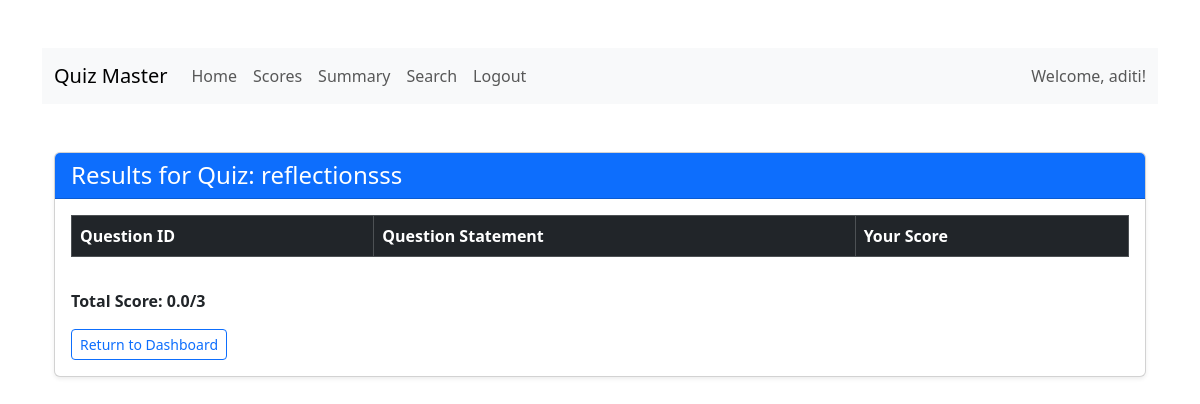
Page /dashboard/user/1/1/results on the committed database.
### models/user.py (models this page shows)
class User(db.Model,UserMixin):
    id = db.Column(db.Integer, primary_key=True, autoincrement=True)
    email = db.Column(db.String(150), unique=True, nullable=False)
    password = db.Column(db.String(150), nullable=False)
    fullname = db.Column(db.String(150), nullable=False)
    qualification = db.Column(db.String(150))
    dob = db.Column(db.Date)
    role=db.Column(db.String(150),nullable=False,default="user")

### models/quiz.py (models this page shows)
class Quiz(db.Model):
    id = db.Column(db.Integer, primary_key=True)
    chapter_id = db.Column(db.Integer, db.ForeignKey('chapter.id'), nullable=False)
    quizdate = db.Column(db.Date)
    quizduration = db.Column(db.Time)
    quizname=db.Column(db.String(150), nullable=False,unique=True)
    questions = db.relationship('Question', backref='quiz', lazy=True)
    @hybrid_property
    def noofquestions(self):
        return len(self.questions)

### models/score.py (models this page shows)
class Score(db.Model):
    id = db.Column(db.Integer, primary_key=True)
    quizid = db.Column(db.Integer, db.ForeignKey('quiz.id'), nullable=False)
    userid = db.Column(db.Integer, db.ForeignKey('user.id'), nullable=False)
    timestampofattempt = db.Column(db.DateTime, default=datetime)
    totalscored = db.Column(db.Float)
    quiz = db.relationship('Quiz', backref='scores')
    user = db.relationship('User', backref='scores')

### app.py (the view, shortened to what this page needs)
@app.route(
    "/dashboard/user/<int:quizid>/<int:scoreid>/results",
    methods=["GET", "POST"],
)
def userresults(quizid, scoreid):
    quiz = Quiz.query.filter_by(id=quizid).first()
    userscore = Score.query.filter_by(id=scoreid).first()
    userid = userscore.userid
    user=User.query.filter_by(id=userid).first()
    if not quiz or not userscore:
        return "Invalid quiz or score", 404
    yourscore = userscore.totalscored
    noofquestions = quiz.noofquestions
    scores = session.get('scores', {})
    data = []
    question_ids = [int(qid) for qid in scores.keys()]
    questions = Question.query.filter(Question.id.in_(question_ids)).all()
    question_map = {q.id: q for q in questions}
    return render_template(
        "userquizover.html",
        quiz=quiz,
        data=sorted(data, key=lambda x: x['id']),
        yourscore=yourscore,
        noofquestions=noofquestions,
        user=user
    )

### templates/userquizover.html (shortened to what this page needs)
{% extends "base.html" %}
{% block content %}
<nav class="navbar navbar-expand-lg navbar-light bg-light">
    <div class="container-fluid">
      <a class="navbar-brand" href="{{ url_for('userdashboard', id=user.id) }}">Quiz Master</a>
      <div class="collapse navbar-collapse">
        <ul class="navbar-nav me-auto mb-2 mb-lg-0">
          <li class="nav-item"><a class="nav-link" href="{{ url_for('userdashboard', id=user.id) }}">Home</a></li>
          <li class="nav-item"><a class="nav-link" href="{{ url_for('userscores', id=user.id) }}">Scores</a></li>
          <li class="nav-item"><a class="nav-link" href="{{ url_for('usersummary', id=user.id) }}">Summary</a></li>
          <li class="nav-item"><a class="nav-link" href="{{ url_for('usersearch', id=user.id) }}">Search</a></li>
          <li class="nav-item"><a class="nav-link" href="{{ url_for('logout') }}">Logout</a></li>
        </ul>
        <span class="navbar-text ms-auto">Welcome, {{ user.fullname }}!</span>
      </div>
    </div>
  </nav>
  <div class="container my-5">
    <div class="card shadow-sm">
      <div class="card-header bg-primary text-white">
        <h4 class="mb-0">Results for Quiz: {{ quiz.quizname }}</h4>
      </div>
      <div class="card-body">
        <div class="table-responsive">
          <table class="table table-striped table-hover table-bordered">
            <thead class="table-dark">
              <tr>
                <th>Question ID</th>
                <th>Question Statement</th>
                <th>Your Score</th>
              </tr>
            </thead>
          </table>
        </div>
        <div class="mt-3">
          <p class="fw-bold">Total Score: {{ yourscore }}/{{ noofquestions }}</p>
          <button type="button" onclick="location.href='{{ url_for('userdashboard', id=user.id) }}'" class="btn btn-outline-primary btn-sm">Return to Dashboard</button>
        </div>
      </div>
    </div>
  </div>
{% endblock %}

### rows in the picture
User: fullname "aditi"
Quiz: quizname "reflectionsss"
Score: totalscored "0.0"

### other values in the picture
{{ noofquestions }} "3"
